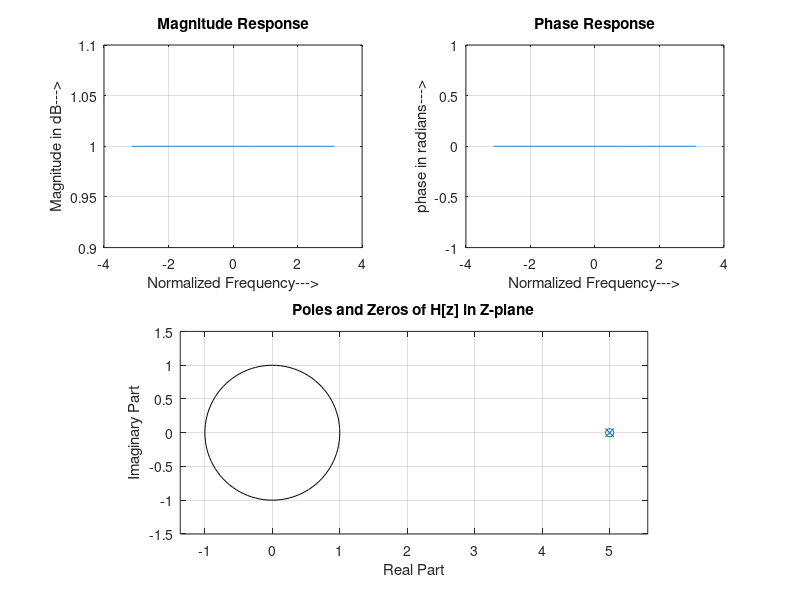

This chart was generated by the following MATLAB code:
b = input('Enter the numerator coefficients = ');
a = input('Enter the denominator coefficients = ');

w = -pi: pi/256: pi;

[h] = freqz(b,a,w);

subplot(2,2,1);
plot(w,abs(h));
grid on;
xlabel('Normalized Frequency--->');
ylabel('Magnitude in dB--->');
title('Magnitude Response');

subplot(2,2,2);
plot(w,angle(h));
grid on;
xlabel('Normalized Frequency--->');
ylabel('phase in radians--->');
title('Phase Response');

subplot(2,2,[3,4]);
zplane(b,a);
xlabel('Real Part');
ylabel('Imaginary Part');
title('Poles and Zeros of H[z] in Z-plane');

%Enter the numerator coefficients = 4
%Enter the denominator coefficients = 6